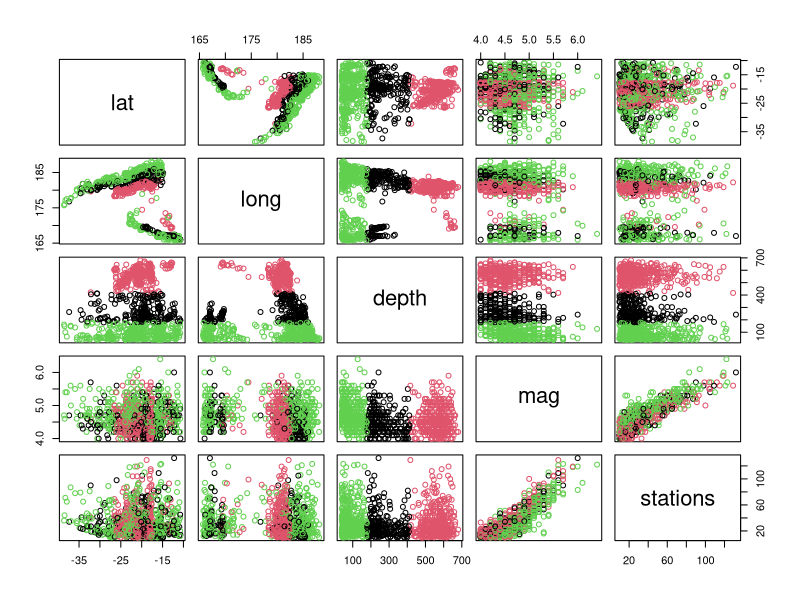
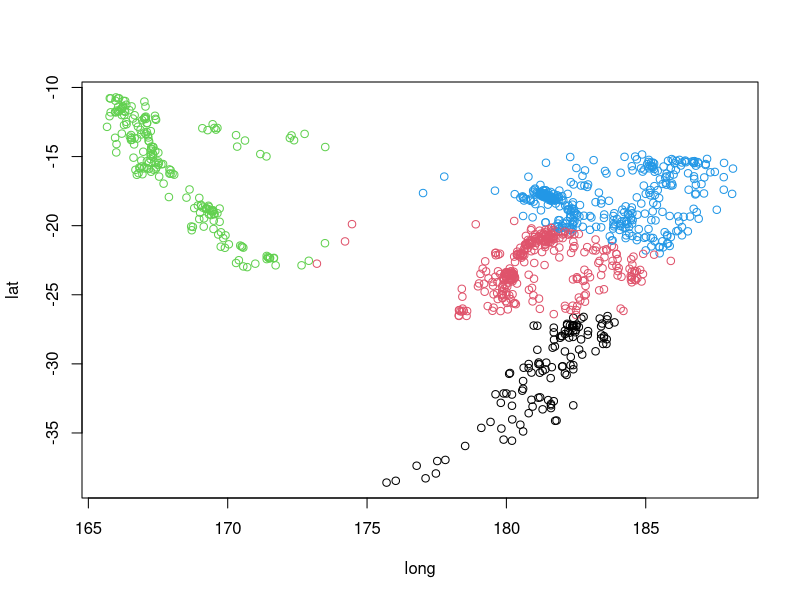
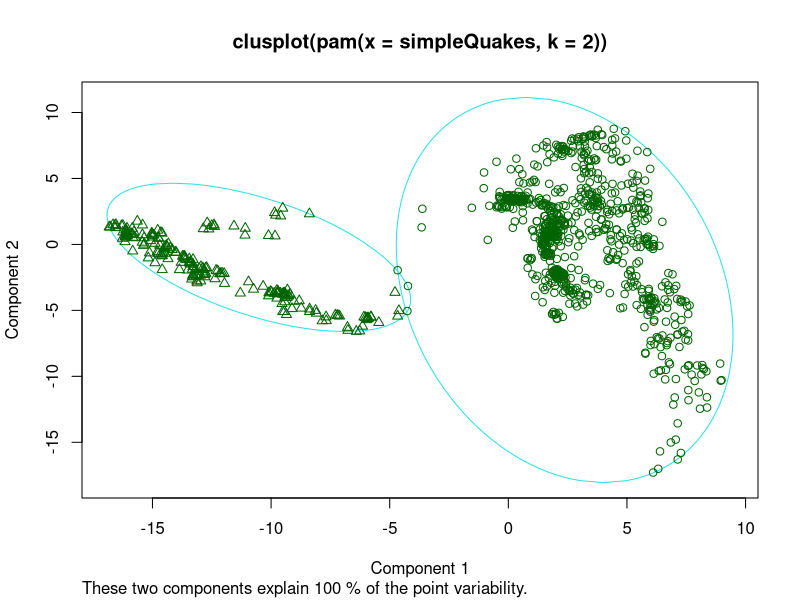
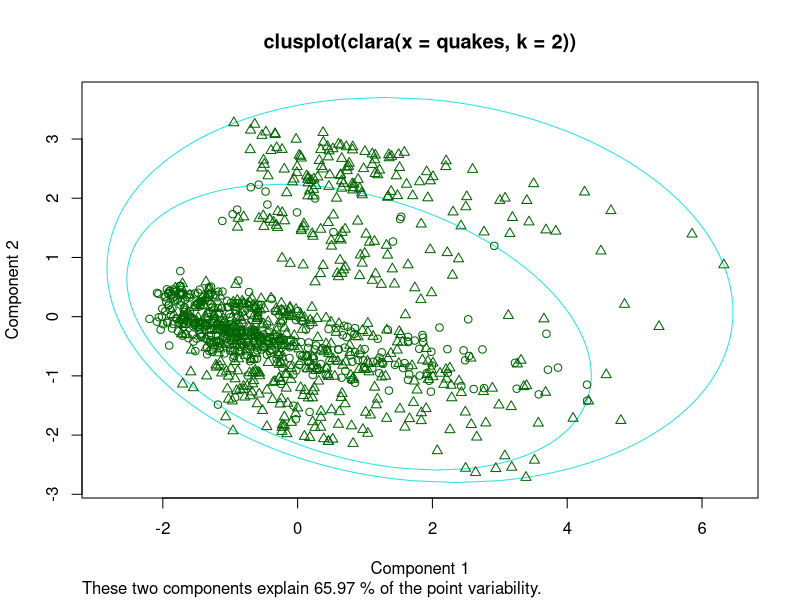
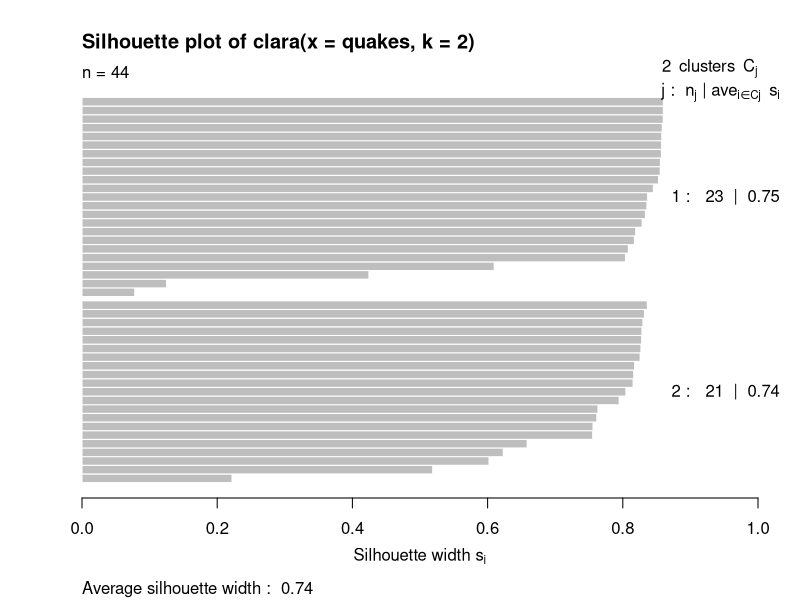
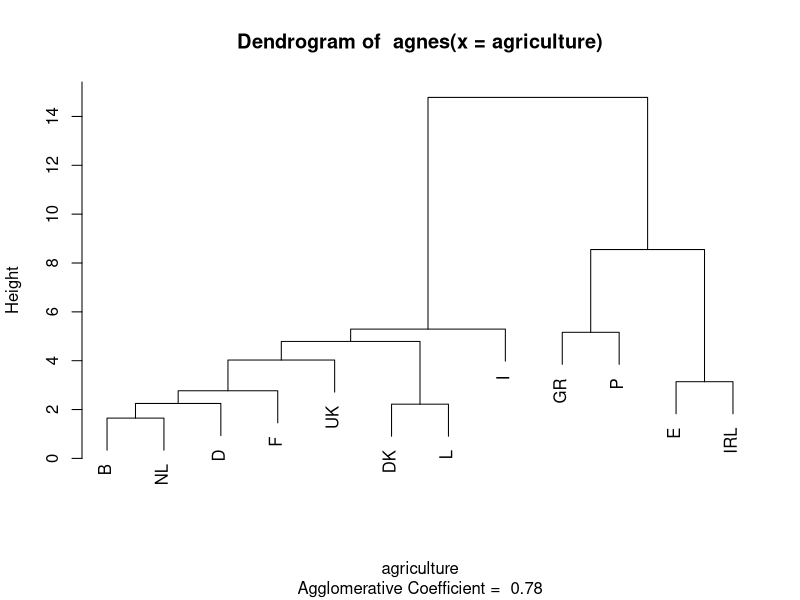
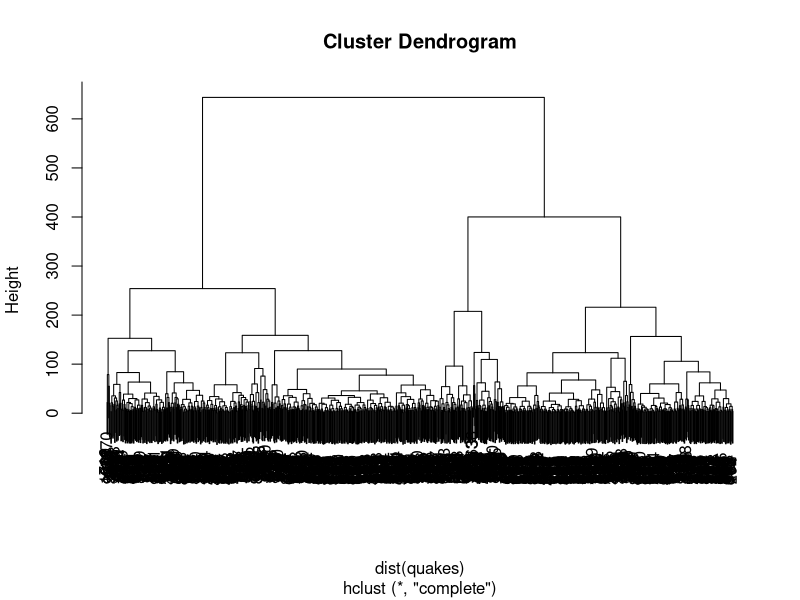
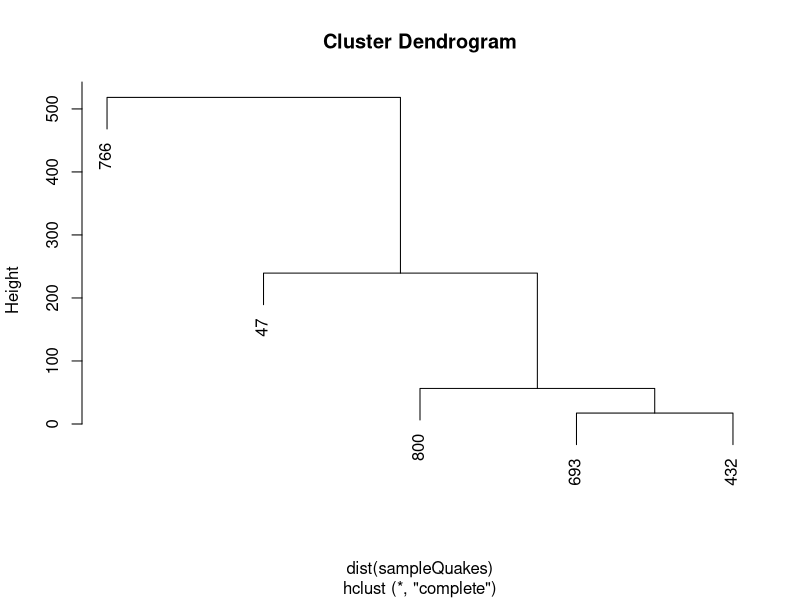

Write the R code that produced these figures, in order.
## ---- chunk 1
knitr::opts_chunk$set(echo = TRUE)
library(cluster)

## ---- chunk 2

# kmeans clusters data together, based on average distance from a centroid
# kmeans iterates through possible solutions to identify the best result

kmeans(quakes, 3)

# lots of information in the print from kmeans
# cluster sizes
# cl$centers - cluster means - shows the centroid for each cluster
# cl$cluster - clustering vector - shows which data points belong to which cluster
# cl$withinss - within cluster sum of squares - small SofS = more compact cluster


cl <- kmeans(quakes, 3)
plot(quakes, col = cl$cluster)
# what are we looking at.

#simplify
simpleQuakes <- quakes[,c("long","lat")]
cl <- kmeans(simpleQuakes, 4)
plot(simpleQuakes, col = cl$cluster)



## ---- chunk 3
simpleQuakes <- quakes[,c("long","lat")]
mypam <- pam(simpleQuakes,2) # assuming 2 medoids

# components of mypam - see pam.object
# for example...
mypam$medoids # coordinates of medoids
mypam$id.med # indices of medoids (i.e. simpleQuakes[mypam$id.med,])

# mypam$clustering # which points belong to which medoid
# same as... pam(simpleQuakes, 4, cluster.only = TRUE)


# plotting PAM
#plot(mypam)
#plot(mypam, ask = TRUE) # menu for plots

#map("worldHires","Fiji", xlim=c(160,190), ylim =c(-40,-15))
plot(mypam, which.plots = 1)

## ---- chunk 4
myclara <- clara(quakes,2)
plot(myclara, which.plots = 1) #graph
plot(myclara, which.plots = 2) #silhoutte

## ---- chunk 5
# downsample quakes for demonstration. from 500 to 25
simpleQuakes <- quakes[sample(nrow(quakes),25),c("long","lat")]

# create a fuzzy cluster with fanny
fuzCluster <- fanny(x = simpleQuakes, k = 3) 
fuzCluster

# this produces 4 parts: object, membership, fuzzyness, other components of object
fuzCluster$membership # percentage likelihood this point is part of this cluster. 
fuzCluster$coeff # A low value of Dunn's coefficient indicates a very fuzzy clustering, whereas a value close to 1 indicates a near-crisp clustering
fuzCluster$clustering # closest hard/crisp cluster

## ---- chunk 6
agnes(agriculture)
## ---- chunk 7
plot(agnes(agriculture), which.plots = 2)
## ---- chunk 8
# builds a dendogram

# what is a distance matrix? (distance between points)
sampleQuakes <- quakes[sample(1:length(quakes$lat), 5),] # demonstrate a small set
sampleQuakes # here's the data
dist(sampleQuakes) # here's the distance matrix

# now here's a hierarchical cluster
hclust(dist(quakes)) # returns an hclust object

plot(hclust(dist(quakes))) # overplot
plot(hclust(dist(sampleQuakes))) # more approachable
# starts with one cluster per element
# Progressing up dendrogram produces larger clusters until one cluster at top
# Labels are row numbers. 
plot(hclust(dist(sampleQuakes)),
     labels = c(LETTERS[1:length(sampleQuakes)])) # labeled points

## ---- chunk 9
daisy(head(agriculture))
